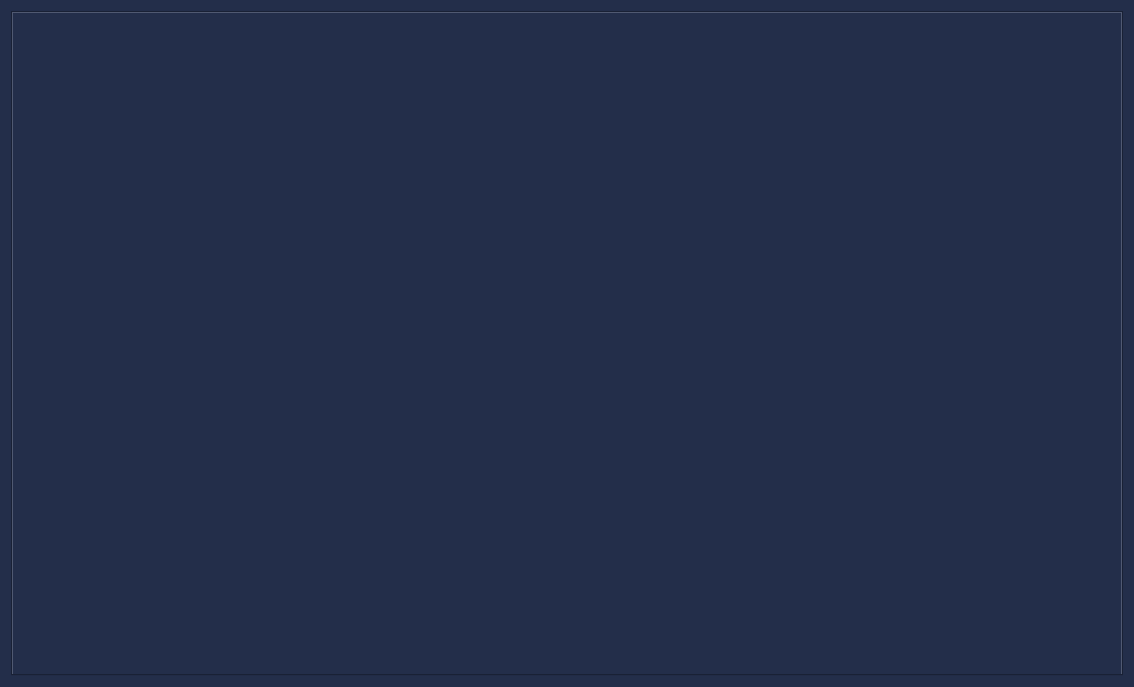
<?xml version="1.0" encoding="UTF-8"?>
<ui version="4.0">
 <class>ReportTablePage</class>
 <widget class="QWidget" name="ReportTablePage">
  <property name="geometry">
   <rect>
    <x>0</x>
    <y>0</y>
    <width>1134</width>
    <height>687</height>
   </rect>
  </property>
  <property name="windowTitle">
   <string>Form</string>
  </property>
  <property name="styleSheet">
   <string notr="true">background-color: #232e4a;</string>
  </property>
  <layout class="QGridLayout" name="gridLayout">
   <item row="0" column="0">
    <widget class="QTabWidget" name="tabWidget">
     <property name="currentIndex">
      <number>-1</number>
     </property>
    </widget>
   </item>
  </layout>
 </widget>
 <resources/>
 <connections/>
</ui>
